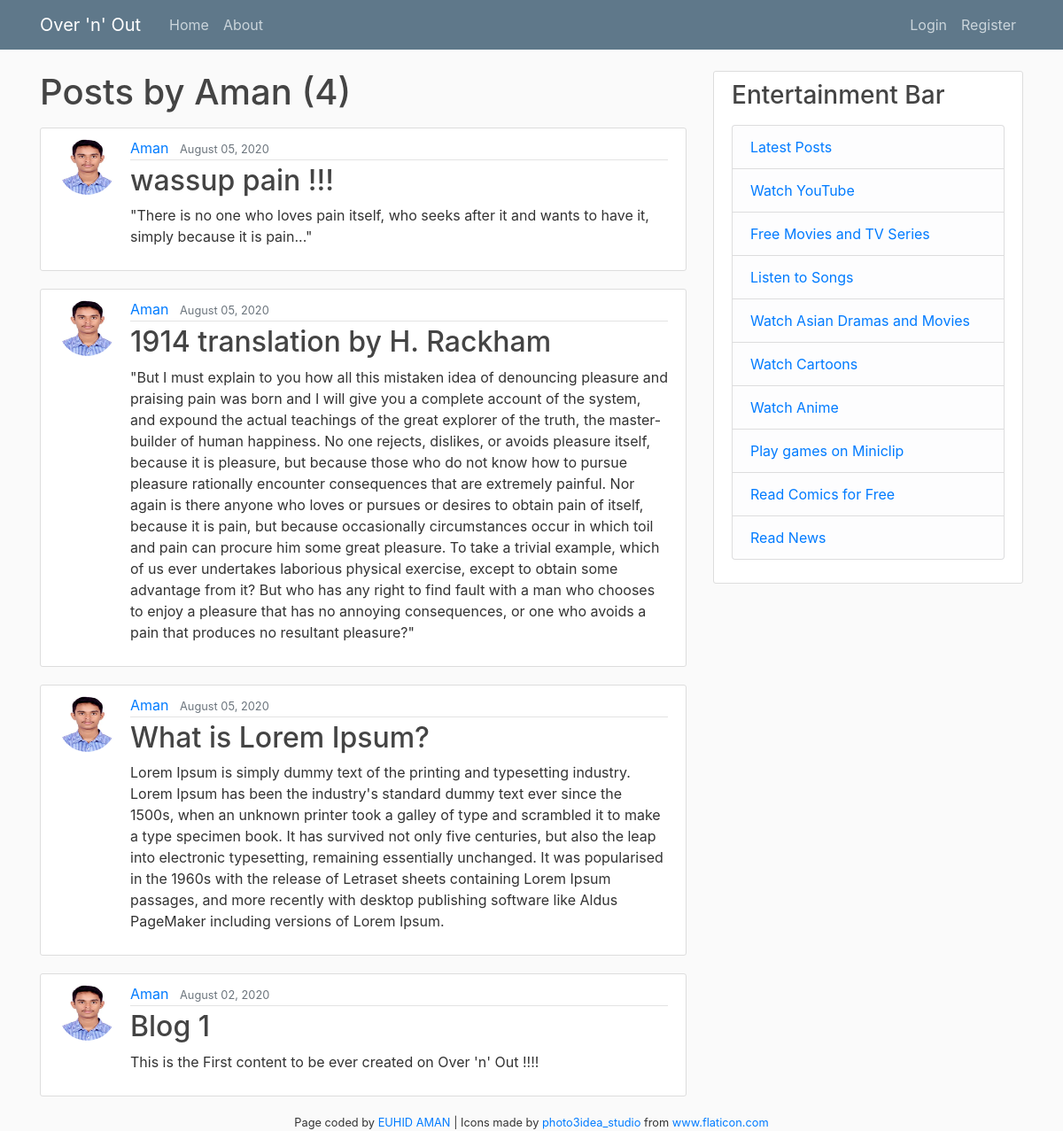
Screenshot of /user/Aman with the database file from the repository.
### blog/models.py (models this page shows, shortened)
class Post(models.Model):
    title = models.CharField(max_length=100)
    content = models.TextField()
    date_posted = models.DateTimeField(default=timezone.now)
    author = models.ForeignKey(User, on_delete=models.CASCADE)

### users/models.py (models this page shows, shortened)
class Profile(models.Model):
    user = models.OneToOneField(User, on_delete=models.CASCADE)
    image = models.ImageField(default='default.jpg', upload_to='profile_pics')

### blog/views.py (the view)
# urls.py: path('user/<str:username>', UserPostListView.as_view(), name='user-posts'),
class UserPostListView(ListView):
    model = Post
    template_name = 'blog/user_posts.html' # <app>/<model>_<viewtype.html>
    context_object_name = 'posts'
    paginate_by = 5
    def get_queryset(self):
        user = get_object_or_404(User, username = self.kwargs.get('username'))
        return Post.objects.filter(author=user).order_by('-date_posted')

### blog/templates/blog/user_posts.html (shortened to what this page needs)
{% extends "blog/base.html" %}
{% block content %}
    <h1 class="mb-3">Posts by {{ view.kwargs.username }} ({{ page_obj.paginator.count }})</h1>
    {% for post in posts %}
    <article class="media content-section">
      <img class="rounded-circle article-img" src="{{ post.author.profile.image.url }}">
        <div class="media-body">
           <div class="article-metadata">
             <a class="mr-2" href="{% url 'user-posts' post.author.username %}">{{ post.author }}</a>
             <small class="text-muted">{{ post.date_posted|date:"F d, Y" }}</small>
           </div>
           <h2><a class="article-title" href="{% url 'post-detail' post.id %}">{{ post.title }}</a></h2>
           <p class="article-content">{{ post.content }}</p>
        </div>
    </article>
    {% endfor %}
{% endblock content %}

### blog/static/blog/main.css (style rules this page uses)
body { background: #fafafa; color: #333333; margin-top: 5rem; }
h1, h2, h3, h4, h5, h6 { color: #444444; }
.content-section { background: #ffffff; padding: 10px 20px; border: 1px solid #dddddd; border-radius: 3px; margin-bottom: 20px; }
.article-title { color: #444444; }
.article-content { white-space: pre-line; }
.article-img { height: 65px; width: 65px; margin-right: 16px; }
.article-metadata { padding-bottom: 1px; margin-bottom: 4px; border-bottom: 1px solid #e3e3e3 }

### rows the page displays
Post: author.profile.image (picture), author "Aman", date_posted "August 05, 2020", title "wassup pain !!!", content "\"There is no one who loves pain itself, who seeks after it and wants to have it, simply because it is pain...\""
Post: author.profile.image (picture), author "Aman", date_posted "August 05, 2020", title "1914 translation by H. Rackham", content "\"But I must explain to you how all this mistaken idea of denouncing pleasure and praising pain was born and I will give you a complete account of the system, and expound the actual teachings of the great explorer of the truth, the master-builder of human happiness. No one rejects, dislikes, or avoids pleasure itself, because it is pleasure, but because those who do not know how to pursue pleasure rationally encounter consequences that are extremely painful. Nor again is there anyone who loves or pursues or desires to obtain pain of itself, because it is pain, but because occasionally circumstances occur in which toil and pain can procure him some great pleasure. To take a trivial example,…"
Post: author.profile.image (picture), author "Aman", date_posted "August 05, 2020", title "What is Lorem Ipsum?", content "Lorem Ipsum is simply dummy text of the printing and typesetting industry. Lorem Ipsum has been the industry's standard dummy text ever since the 1500s, when an unknown printer took a galley of type and scrambled it to make a type specimen book. It has survived not only five centuries, but also the leap into electronic typesetting, remaining essentially unchanged. It was popularised in the 1960s with the release of Letraset sheets containing Lorem Ipsum passages, and more recently with desktop publishing software like Aldus PageMaker including versions of Lorem Ipsum."
Post: author.profile.image (picture), author "Aman", date_posted "August 02, 2020", title "Blog 1", content "This is the First content to be ever created on Over 'n' Out !!!!"

### other values shown
{{ view.kwargs.username }} "Aman"
{{ page_obj.paginator.count }} "4"
